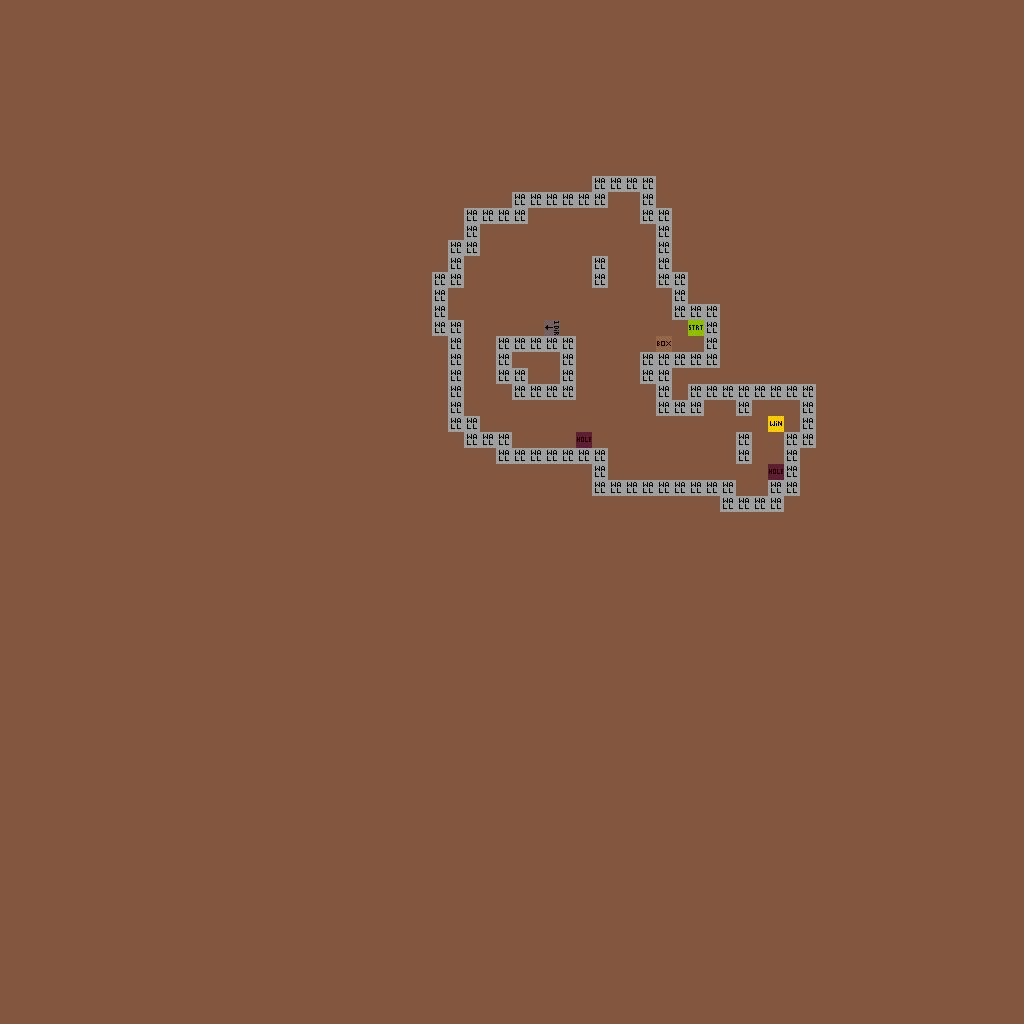

A level layout from a 2D game, rendered from its tile map. Below: a short description, then the map file with tile-grid data replaced by summaries:
An orthogonal 64x64 tile map with 16x16 px tiles, 3 tile layers (Art_Background, Art_Gameplay, Gameplay), 2 tilesets and 1 object (spawn).

<map version="1.2" tiledversion="1.2.4" orientation="orthogonal" renderorder="right-down" width="64" height="64" tilewidth="16" tileheight="16" infinite="0" backgroundcolor="#83573f" nextlayerid="8" nextobjectid="2">
 <tileset firstgid="1" source="tileset/GameplayTileset.tsx" />
 <tileset firstgid="33" source="tileset/GameplayImages.tsx" />
 <layer id="4" name="Art_Background" width="64" height="64">
  <data>[4096 cells, 0 non-empty, 0 distinct tile ids]</data>
 </layer>
 <layer id="6" name="Art_Gameplay" width="64" height="64">
  <data>[4096 cells, 0 non-empty, 0 distinct tile ids]</data>
 </layer>
 <layer id="5" name="Gameplay" width="64" height="64">
  <data>[4096 cells, 121 non-empty, 6 distinct tile ids]</data>
 </layer>
 <objectgroup id="2" name="Properties">
  <object id="1" name="spawn" x="688" y="320" width="16" height="16" />
 </objectgroup>
</map>
